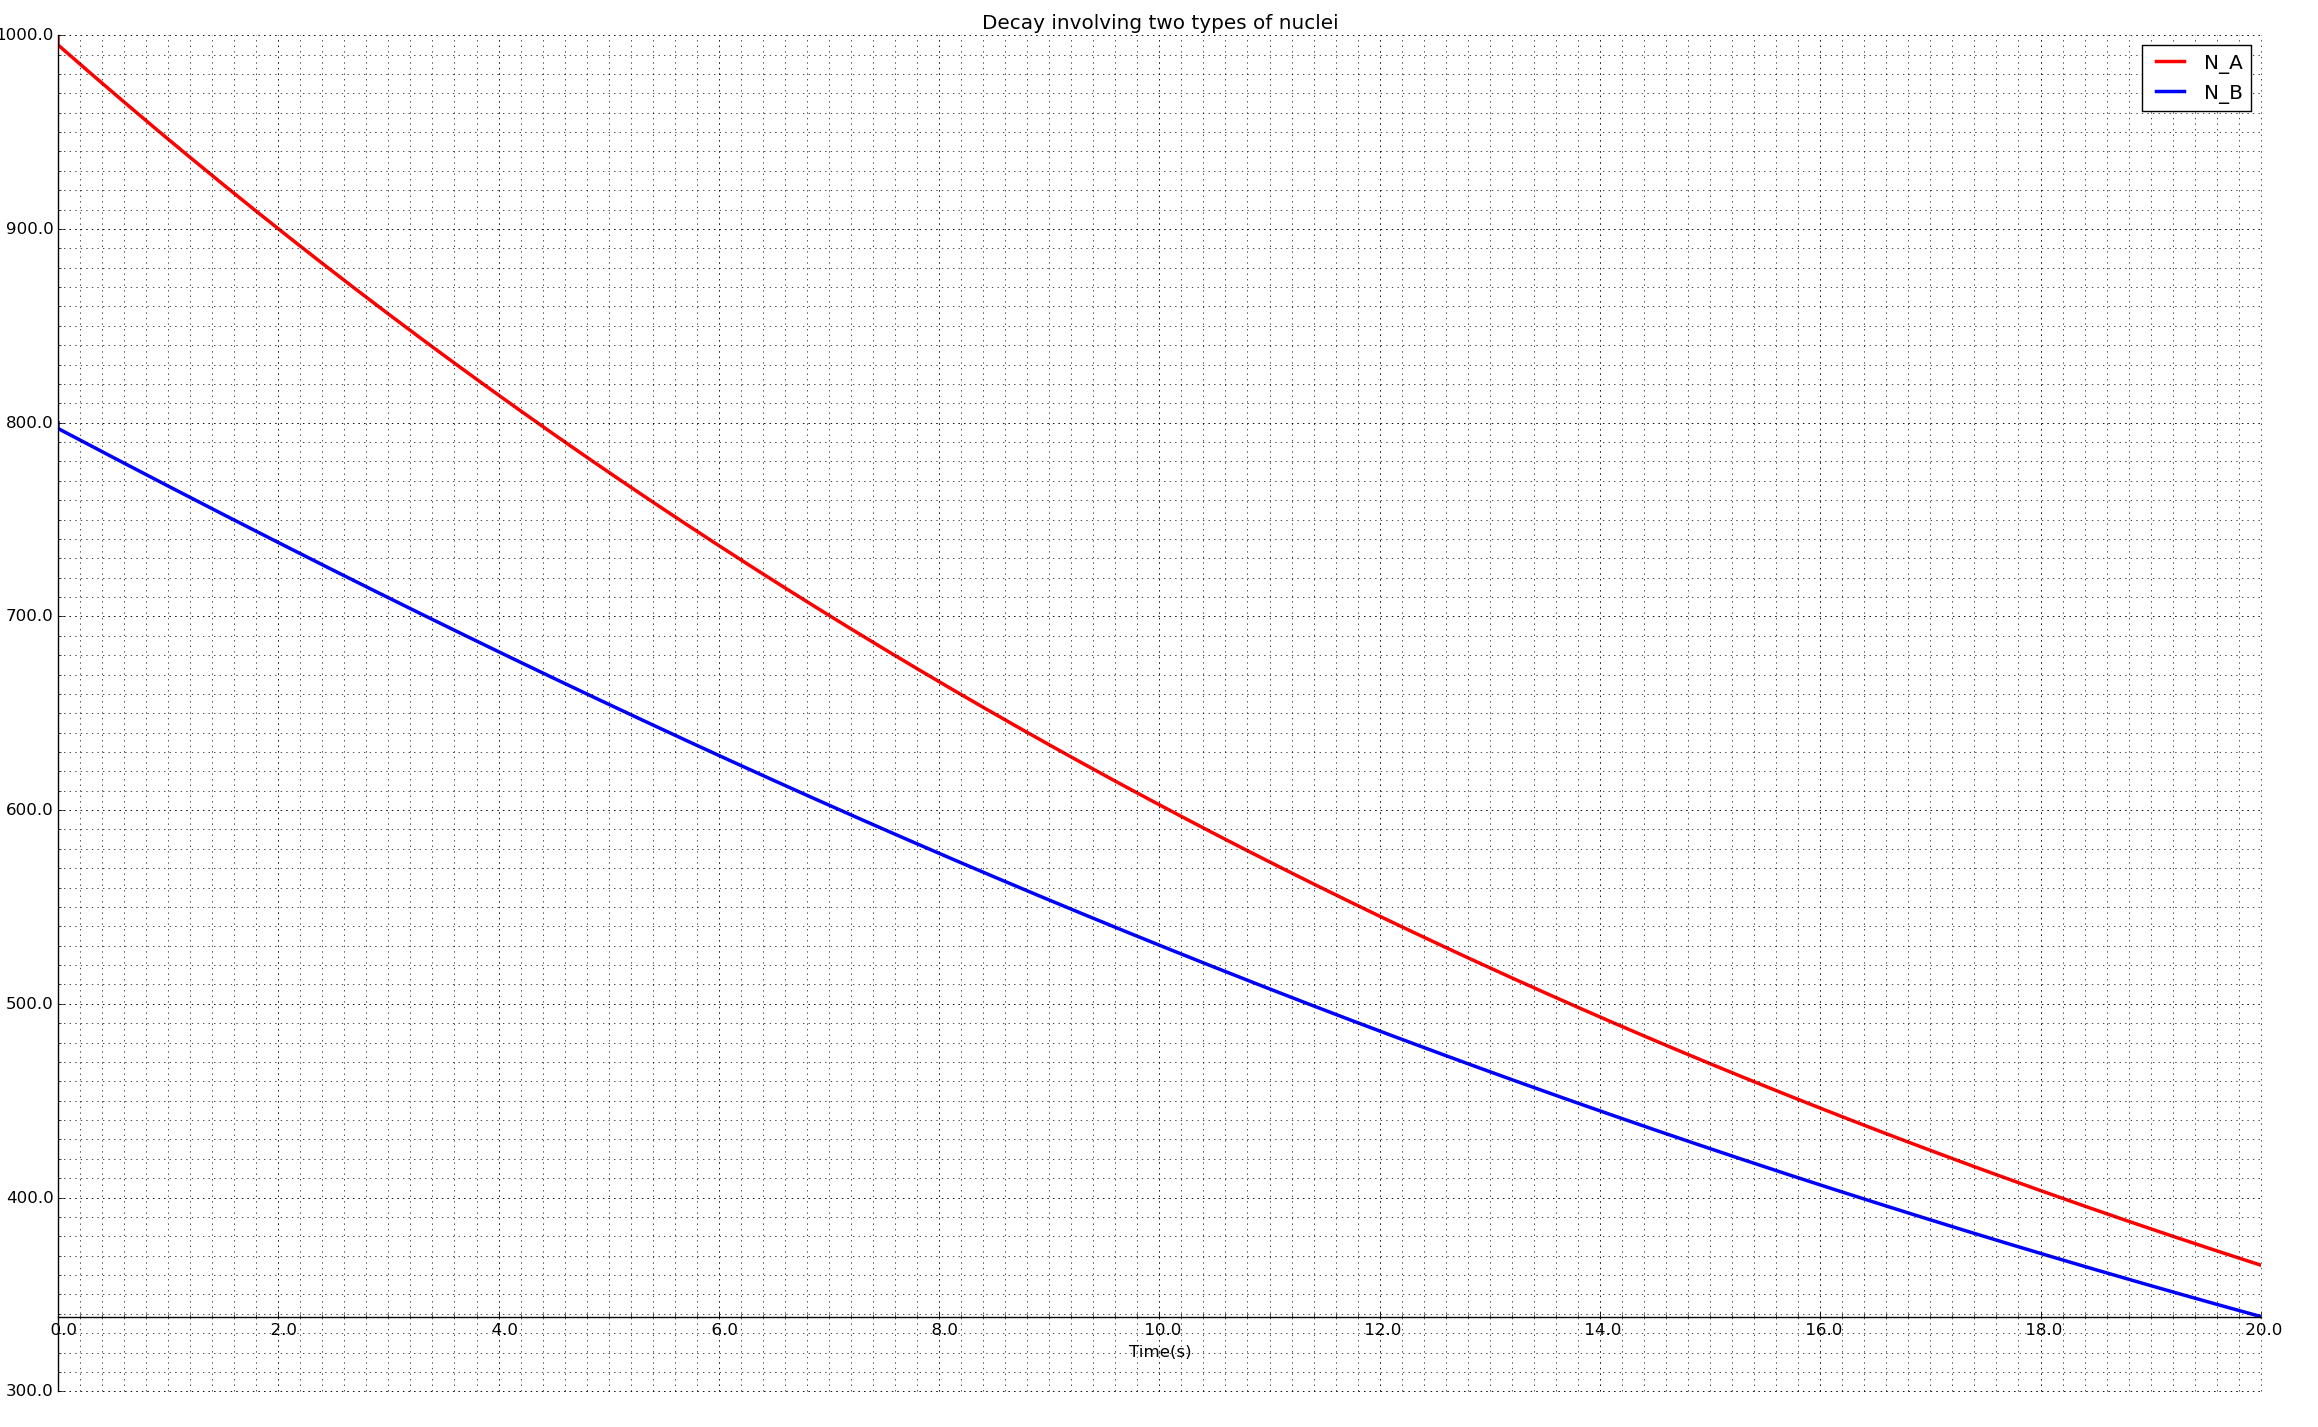

Python code for this plot:
from pylab import *
import pickle
N_A=[]
N_B=[]
t=[0]
N_A.append(float(raw_input('Enter the initial number of the type A nuclei:')))
N_B.append(float(raw_input('Enter the initial number of the type B nuclei:')))
tau_A=float(raw_input('Enter the time constant of the type A nuclei:'))
tau_B=float(raw_input('Enter the time constant of the type B nuclei:'))
dt=float(raw_input('Enter the time step:'))
T=float(raw_input('Enter the total time:'))
n=int(T/dt)
for i in range(0,n+1):
    tmp1=N_A[i]-(N_A[i]*dt)/tau_A
    tmp2=N_B[i]+(N_A[i]*dt)/tau_A-(N_B[i]*dt)/tau_B
    N_A.append(tmp1)
    N_B.append(tmp2)
    t.append(i*dt)
    print t[-1],N_A[-1],N_B[-1]

ax = axes([0.025,0.025,0.95,0.95])

ax.yaxis.set_major_locator(MultipleLocator(max(N_A[0],N_B[0])*0.1))
ax.yaxis.set_minor_locator(MultipleLocator(max(N_A[0],N_B[0])*0.01))
ax.xaxis.set_major_locator(MultipleLocator(t[-1]*0.1))
ax.xaxis.set_minor_locator(MultipleLocator(t[-1]*0.01))
ax.grid(which='major', axis='x', linewidth=0.75, linestyle='-', color='0.75')
ax.grid(which='minor', axis='x', linewidth=0.25, linestyle='-', color='0.75')
ax.grid(which='major', axis='y', linewidth=0.75, linestyle='-', color='0.75')
ax.grid(which='minor', axis='y', linewidth=0.25, linestyle='-', color='0.75')

ax=gca()
ax.spines['right'].set_color('none')
ax.spines['top'].set_color('none')
ax.xaxis.set_ticks_position('bottom')
ax.spines['bottom'].set_position(('data',min(N_A[-1],N_B[-1])))
ax.yaxis.set_ticks_position('left')
ax.spines['left'].set_position(('data',0))


plot(t,N_A,'-',color='red',linewidth=2.5,label='N_A')
plot(t,N_B,'-',color='blue',linewidth=2.5,label='N_B')
legend(loc='upper right')
title('Decay involving two types of nuclei')

xmajorLocator=MultipleLocator(t[-1]*0.1)
xmajorFormatter=FormatStrFormatter('%5.1f')
xminorLocator=MultipleLocator(t[-1]*0.01)

ymajorLocator=MultipleLocator(max(N_A[0],N_B[0])*0.1)
ymajorFormatter=FormatStrFormatter('%1.1f')
yminorLocator=MultipleLocator(max(N_A[0],N_B[0])*0.01)

ax.xaxis.set_major_locator(xmajorLocator)
ax.xaxis.set_major_formatter(xmajorFormatter)

ax.yaxis.set_major_locator(ymajorLocator)
ax.yaxis.set_major_formatter(ymajorFormatter)

ax.xaxis.set_minor_locator(xminorLocator)
ax.yaxis.set_minor_locator(yminorLocator)

ax.xaxis.grid(True, which='major')
ax.yaxis.grid(True, which='minor')

xlabel('Time(s)')

show()
